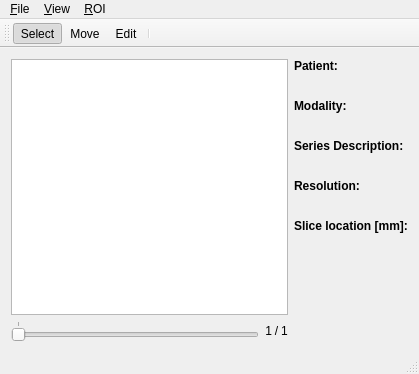
<?xml version="1.0" encoding="UTF-8"?>
<ui version="4.0">
 <class>MainWindow</class>
 <widget class="QMainWindow" name="MainWindow">
  <property name="geometry">
   <rect>
    <x>0</x>
    <y>0</y>
    <width>419</width>
    <height>366</height>
   </rect>
  </property>
  <property name="windowTitle">
   <string>MainWindow</string>
  </property>
  <widget class="QWidget" name="centralWidget">
   <layout class="QGridLayout" name="gridLayout">
    <item row="0" column="0">
     <widget class="QGraphicsView" name="imageView">
      <property name="minimumSize">
       <size>
        <width>256</width>
        <height>256</height>
       </size>
      </property>
      <property name="verticalScrollBarPolicy">
       <enum>Qt::ScrollBarAlwaysOff</enum>
      </property>
      <property name="horizontalScrollBarPolicy">
       <enum>Qt::ScrollBarAlwaysOff</enum>
      </property>
      <property name="backgroundBrush">
       <brush brushstyle="SolidPattern">
        <color alpha="255">
         <red>0</red>
         <green>0</green>
         <blue>0</blue>
        </color>
       </brush>
      </property>
     </widget>
    </item>
    <item row="0" column="1" rowspan="2">
     <layout class="QVBoxLayout" name="verticalLayout">
      <item>
       <widget class="QLabel" name="labelPatient">
        <property name="font">
         <font>
          <weight>75</weight>
          <bold>true</bold>
         </font>
        </property>
        <property name="text">
         <string>Patient:</string>
        </property>
       </widget>
      </item>
      <item>
       <widget class="QLabel" name="labelPatientName">
        <property name="text">
         <string/>
        </property>
       </widget>
      </item>
      <item>
       <widget class="QLabel" name="labelModality">
        <property name="font">
         <font>
          <weight>75</weight>
          <bold>true</bold>
         </font>
        </property>
        <property name="text">
         <string>Modality:</string>
        </property>
       </widget>
      </item>
      <item>
       <widget class="QLabel" name="labelModalityValue">
        <property name="text">
         <string/>
        </property>
       </widget>
      </item>
      <item>
       <widget class="QLabel" name="labelSeriesDesc">
        <property name="font">
         <font>
          <weight>75</weight>
          <bold>true</bold>
         </font>
        </property>
        <property name="text">
         <string>Series Description:</string>
        </property>
       </widget>
      </item>
      <item>
       <widget class="QLabel" name="labelSeriesDescValue">
        <property name="text">
         <string/>
        </property>
       </widget>
      </item>
      <item>
       <widget class="QLabel" name="labelRes">
        <property name="font">
         <font>
          <weight>75</weight>
          <bold>true</bold>
         </font>
        </property>
        <property name="text">
         <string>Resolution:</string>
        </property>
       </widget>
      </item>
      <item>
       <widget class="QLabel" name="labelImageRes">
        <property name="text">
         <string/>
        </property>
       </widget>
      </item>
      <item>
       <widget class="QLabel" name="labelSliceLocation">
        <property name="font">
         <font>
          <weight>75</weight>
          <bold>true</bold>
         </font>
        </property>
        <property name="text">
         <string>Slice location [mm]:</string>
        </property>
       </widget>
      </item>
      <item>
       <widget class="QLabel" name="labelSliceLocationValue">
        <property name="text">
         <string/>
        </property>
        <property name="alignment">
         <set>Qt::AlignCenter</set>
        </property>
       </widget>
      </item>
      <item>
       <spacer name="verticalSpacer">
        <property name="orientation">
         <enum>Qt::Vertical</enum>
        </property>
        <property name="sizeHint" stdset="0">
         <size>
          <width>20</width>
          <height>40</height>
         </size>
        </property>
       </spacer>
      </item>
     </layout>
    </item>
    <item row="1" column="0">
     <layout class="QHBoxLayout" name="horizontalLayout_2">
      <item>
       <widget class="QSlider" name="sliderImSelector">
        <property name="enabled">
         <bool>true</bool>
        </property>
        <property name="minimum">
         <number>1</number>
        </property>
        <property name="maximum">
         <number>1</number>
        </property>
        <property name="orientation">
         <enum>Qt::Horizontal</enum>
        </property>
        <property name="tickPosition">
         <enum>QSlider::TicksAbove</enum>
        </property>
        <property name="tickInterval">
         <number>1</number>
        </property>
       </widget>
      </item>
      <item>
       <layout class="QHBoxLayout" name="horizontalLayout">
        <property name="spacing">
         <number>2</number>
        </property>
        <item>
         <widget class="QLabel" name="labelImSelCur">
          <property name="text">
           <string>1</string>
          </property>
          <property name="alignment">
           <set>Qt::AlignRight|Qt::AlignTrailing|Qt::AlignVCenter</set>
          </property>
         </widget>
        </item>
        <item>
         <widget class="QLabel" name="labelImSelSlash">
          <property name="text">
           <string>/</string>
          </property>
          <property name="alignment">
           <set>Qt::AlignCenter</set>
          </property>
         </widget>
        </item>
        <item>
         <widget class="QLabel" name="labelImSelLast">
          <property name="text">
           <string>1</string>
          </property>
         </widget>
        </item>
       </layout>
      </item>
     </layout>
    </item>
   </layout>
  </widget>
  <widget class="QMenuBar" name="menuBar">
   <property name="geometry">
    <rect>
     <x>0</x>
     <y>0</y>
     <width>419</width>
     <height>19</height>
    </rect>
   </property>
   <widget class="QMenu" name="menuFile">
    <property name="title">
     <string>&amp;File</string>
    </property>
    <addaction name="actionOpen"/>
    <addaction name="separator"/>
    <addaction name="actionExit"/>
   </widget>
   <widget class="QMenu" name="menuROI">
    <property name="title">
     <string>&amp;ROI</string>
    </property>
    <addaction name="actionImport_ROI_s"/>
    <addaction name="actionDelete_all_ROIs"/>
   </widget>
   <widget class="QMenu" name="menu_View">
    <property name="title">
     <string>&amp;View</string>
    </property>
    <addaction name="action_Anonymize"/>
   </widget>
   <addaction name="menuFile"/>
   <addaction name="menu_View"/>
   <addaction name="menuROI"/>
  </widget>
  <widget class="QStatusBar" name="statusBar"/>
  <widget class="QToolBar" name="toolBar">
   <property name="windowTitle">
    <string>toolBar</string>
   </property>
   <attribute name="toolBarArea">
    <enum>TopToolBarArea</enum>
   </attribute>
   <attribute name="toolBarBreak">
    <bool>false</bool>
   </attribute>
   <addaction name="action_Select"/>
   <addaction name="action_Move"/>
   <addaction name="action_Edit"/>
   <addaction name="separator"/>
  </widget>
  <action name="actionExit">
   <property name="text">
    <string>&amp;Exit</string>
   </property>
  </action>
  <action name="actionOpen">
   <property name="text">
    <string>&amp;Open image(s)...</string>
   </property>
  </action>
  <action name="actionImport_ROI_s">
   <property name="enabled">
    <bool>false</bool>
   </property>
   <property name="text">
    <string>&amp;Import ROI(s)...</string>
   </property>
  </action>
  <action name="actionDelete_all_ROIs">
   <property name="enabled">
    <bool>false</bool>
   </property>
   <property name="text">
    <string>&amp;Delete all ROIs</string>
   </property>
  </action>
  <action name="action_Move">
   <property name="checkable">
    <bool>true</bool>
   </property>
   <property name="text">
    <string>&amp;Move</string>
   </property>
   <property name="toolTip">
    <string>Translate the scene</string>
   </property>
  </action>
  <action name="action_Edit">
   <property name="checkable">
    <bool>true</bool>
   </property>
   <property name="text">
    <string>&amp;Edit</string>
   </property>
   <property name="toolTip">
    <string>Edit the ROI(s)</string>
   </property>
  </action>
  <action name="action_Select">
   <property name="checkable">
    <bool>true</bool>
   </property>
   <property name="checked">
    <bool>true</bool>
   </property>
   <property name="text">
    <string>&amp;Select</string>
   </property>
   <property name="toolTip">
    <string>Select ROI(s)</string>
   </property>
  </action>
  <action name="action_Anonymize">
   <property name="checkable">
    <bool>true</bool>
   </property>
   <property name="text">
    <string>&amp;Anonymize</string>
   </property>
   <property name="toolTip">
    <string>Hide patient name</string>
   </property>
  </action>
 </widget>
 <layoutdefault spacing="6" margin="11"/>
 <resources/>
 <connections>
  <connection>
   <sender>actionExit</sender>
   <signal>triggered()</signal>
   <receiver>MainWindow</receiver>
   <slot>close()</slot>
   <hints>
    <hint type="sourcelabel">
     <x>-1</x>
     <y>-1</y>
    </hint>
    <hint type="destinationlabel">
     <x>264</x>
     <y>293</y>
    </hint>
   </hints>
  </connection>
 </connections>
</ui>
